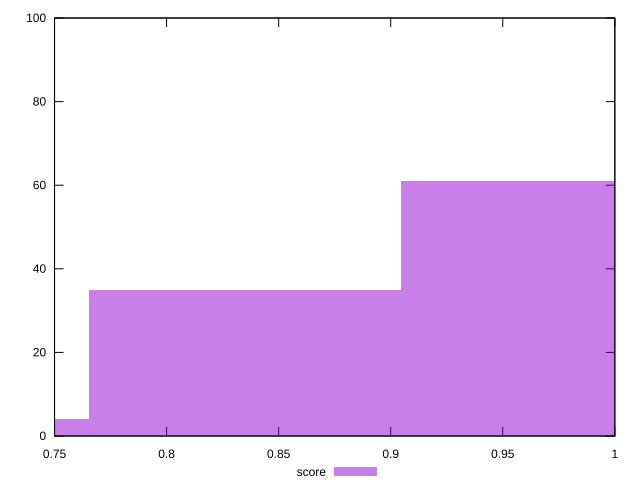

Source code (gnuplot):
reset

$score <<EOF
0.8349233062385035 35
0.9740771906115875 61
0.6957694218654197 4
EOF

set key outside below
set boxwidth 0.13915388437308393
set xrange [0.75:1]
set yrange [0:100]
set trange [0:100]
set style fill transparent solid 0.5 noborder
set terminal svg size 640, 490 enhanced background rgb 'white'
set output "report_00009_2021-02-08T22-37-41.559Z/unminified-javascript/samples/pages+cached+noadtech+nomedia+nocss/score/histogram.svg"

plot $score title "score" with boxes

reset
